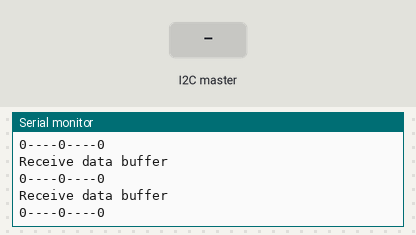
The sketch below on a simulated Arduino Uno, built with avr-gcc and run on an emulated ATmega328P. Parts: the last lines printed to the serial monitor. Inputs (shaded band) come from the test bench.

Above: at 1.2 s.
1.3 s: the I2C master sends the byte 1
At 1.71 s:
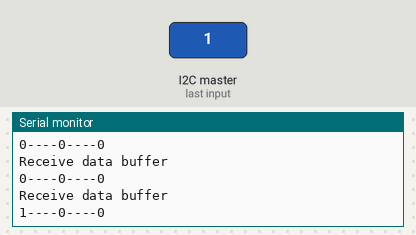
2.8 s: the I2C master sends the byte 2
At 3.21 s:
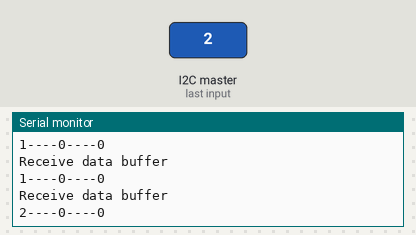
Timing chart, 0 to 5.8 s (numbered marks = the images above; inputs shaded):
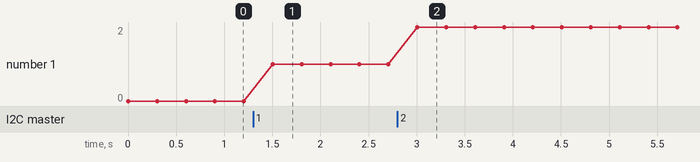

The sketch:

ArduinoReader.ino
```cpp
#include <Wire.h>
#define DEV_ADD 0x21
byte data[3];
void setup()
{
  Wire.begin(DEV_ADD);
  Serial.begin(115200);
  Wire.onReceive(receiveData);

}

void loop()
{
  Serial.println("Receive data buffer");
  Serial.print(data[0]);
  Serial.print("----");
  Serial.print(data[1]);
  Serial.print("----");
  Serial.println(data[2]);

  delay(300);

}

void receiveData(int byteCount){
  int index = 0;
  while(Wire.available() && index < 3)
  {
    data[index] = Wire.read();
    index++;
  }
}
```

Measured:
- after the input at 1.3 s, the serial monitor: prints a new line after 0.20 s (image 1)
- after the input at 2.8 s, the serial monitor: prints a new line after 0.21 s (image 2)
- plotted number 1: 0 → 1 after the input at 1.3 s, 1 → 2 after the input at 2.8 s
